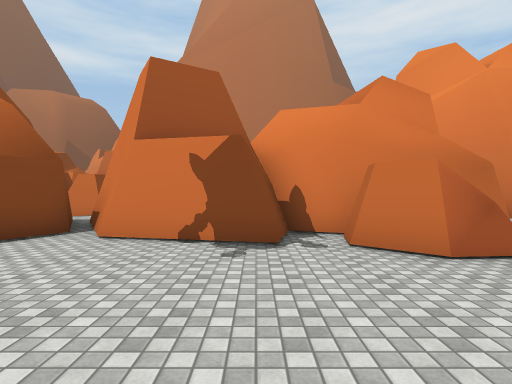
view 1 (above)

24 first-person views from a walk through a 3-D level made in the Unity game engine. The camera is 1.5 m above the floor, looks level and sees 80° across. The floor is counted in squares, 2 m on a side. Each view is taken from the middle of a square. On the plan, view 1 faces up. The plan holds only what a view shows up to about 10 squares ahead; the rest is blank. The place goes on beyond the plan. Some surface patterns are stand-ins.

view 2
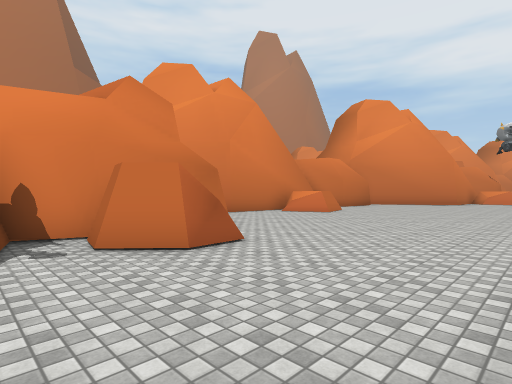

view 3
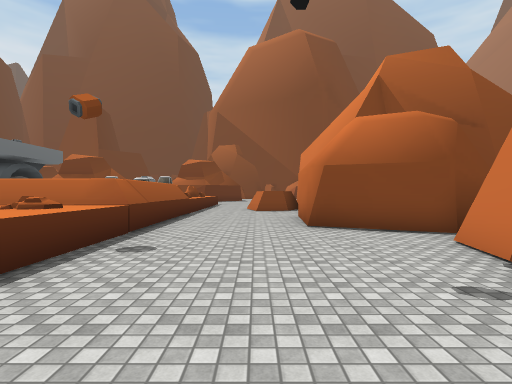

view 4
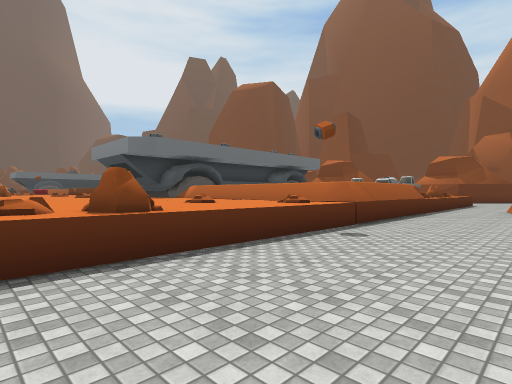

view 5
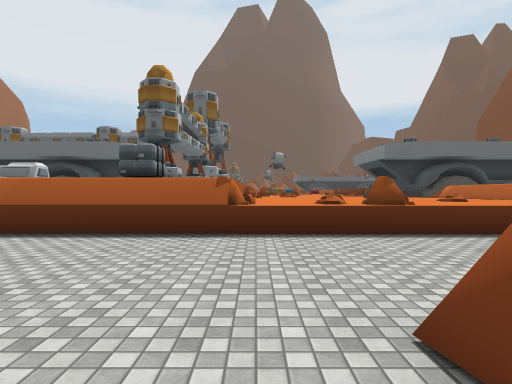

view 6
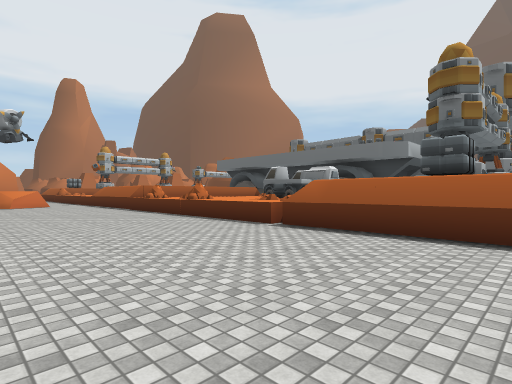

view 7
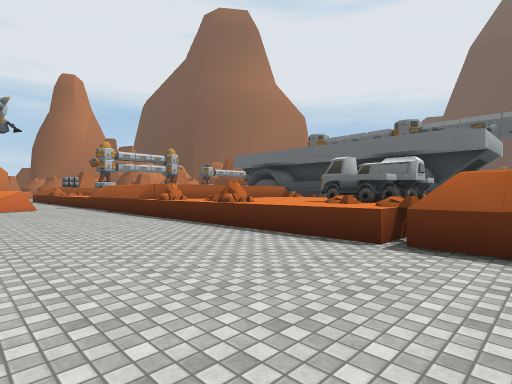

view 8
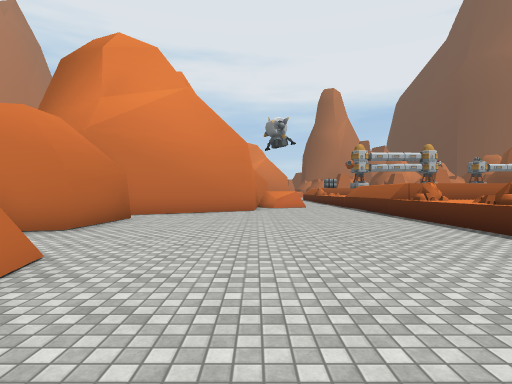

view 9
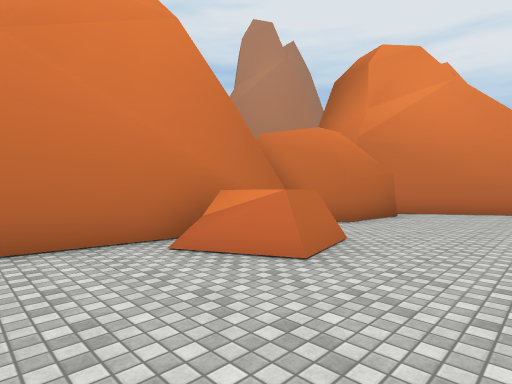

view 10
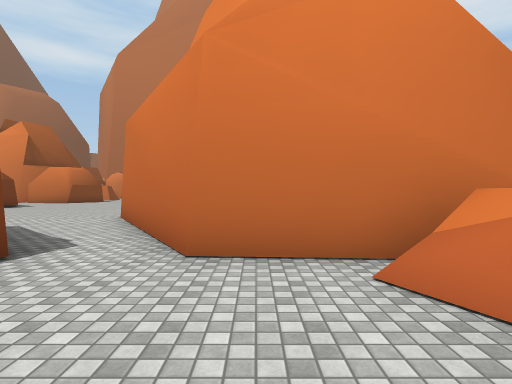

view 11
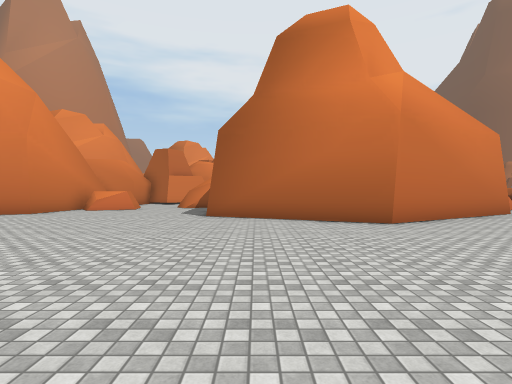

view 12
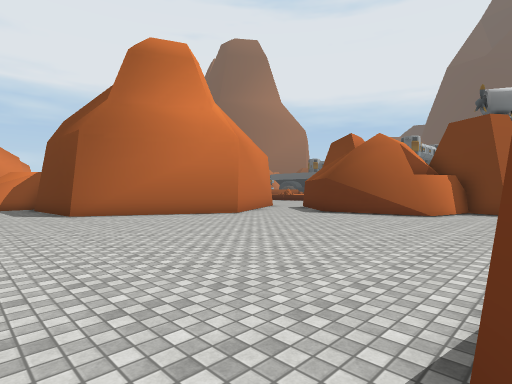

view 13
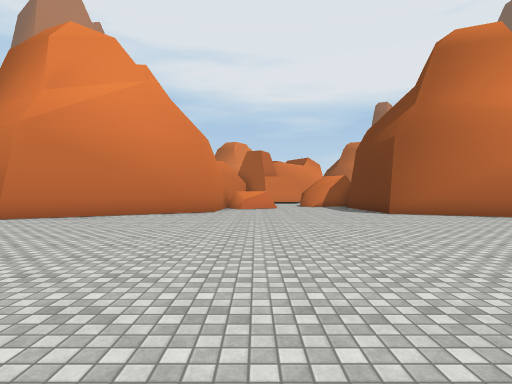

view 14
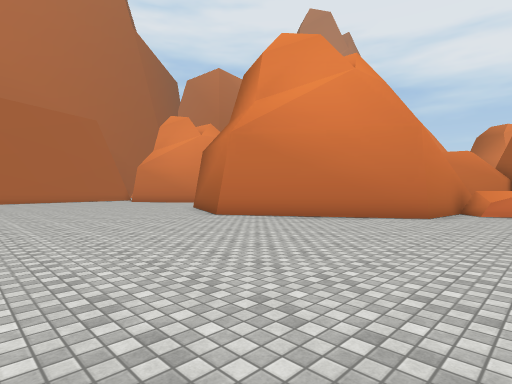

view 15
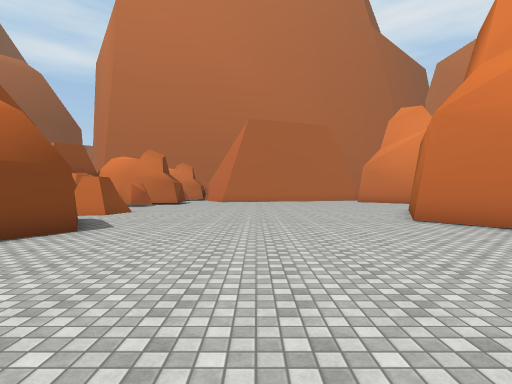

view 16
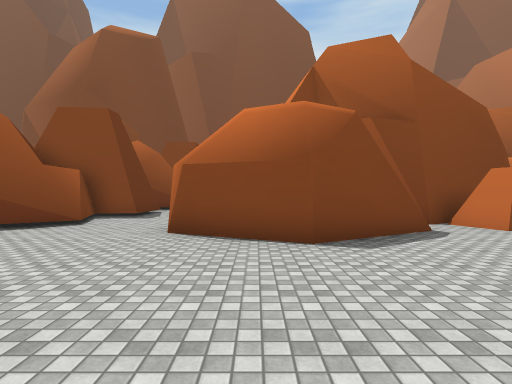

view 17
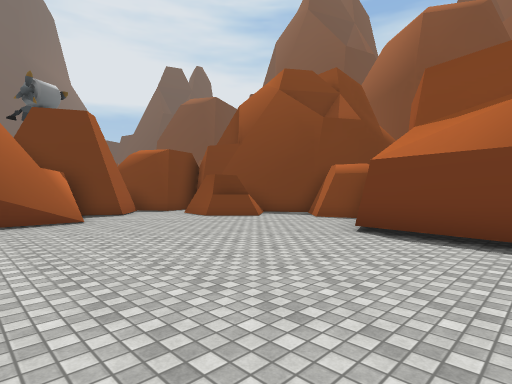

view 18
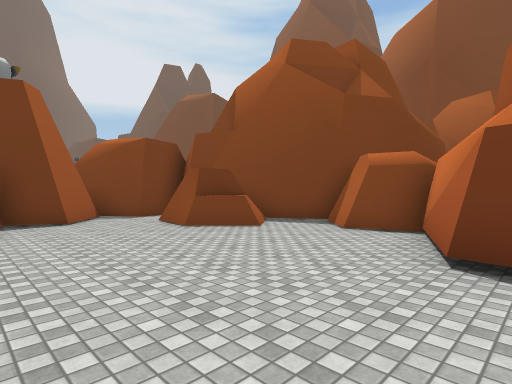

view 19
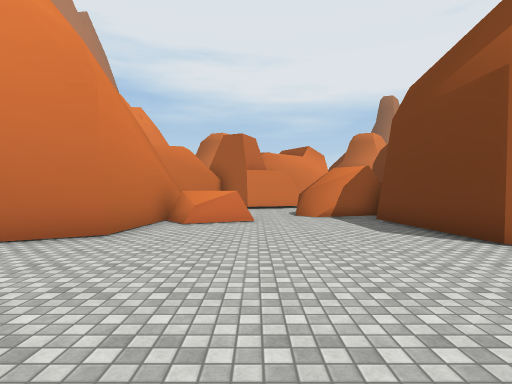

view 20
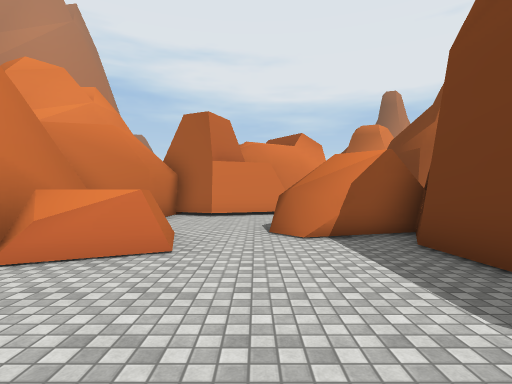

view 21
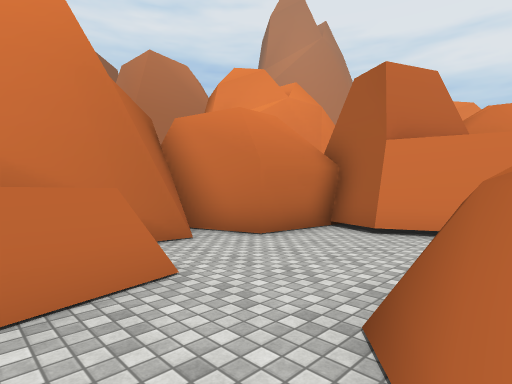

view 22
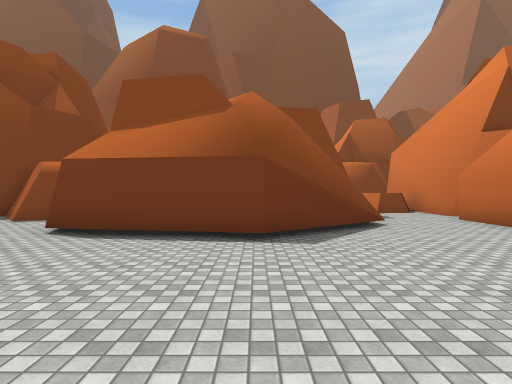

view 23
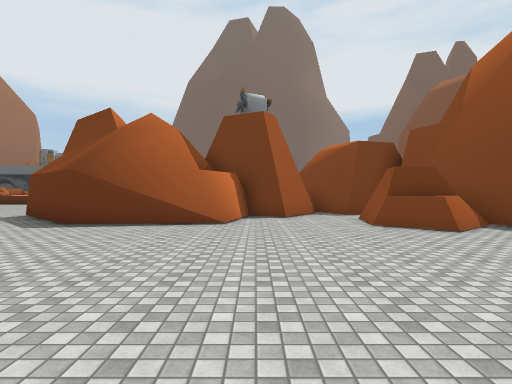

view 24
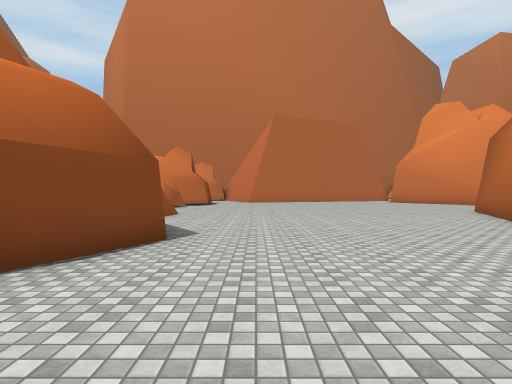

### Floor plan
Key: @ floor where view 1 was taken; # wall or solid block; . floor; / step, stairs or slope; = window, fence, low wall or low ledge; ^ raised ledge; O other object.
Columns run from 9 left of view 1 to 19 right of it. Each row starts with its distance up from view 1.
 33   ###..........#
 32   ###.........##
 31   ##..........#
 30    ##.........#
 29     ##........#
 28      #........##
 27     ##.........##
 26 #.###...........#     ##
 25 ................########
 24 ..................##...###
 23 #..................##....#
 22 ####.....................#
 21    ##....................#
 20     ##..............//#
 19     ##.............////
 18     #..........#######
 17     #..........#
 16   ###.........##
 15   #...........#
 14   #...........#
 13 ###...........#
 12  #==..........##
 11  ####...####...##
 10   ###...## ##...#
  9    #..#.#   ##..########
  8    ##.###    ##....#  .######
  7     ###        ...=##.......#
  6      ### #####..............#
  5      #.###.# ................
  4   ####.....##...............
  3  ............................
  2 .............................
  1 .............................
  0  ........@..................
 -1  ####^OO^^OOOO####^O^^OOOOO#
 -2      #O^^^ O^^      OO^^  ^#
 -3      #^^O^^^^^      #O^^^  #

Where each view was taken, in squares from view 1:
view 1: 0 up, 0 right, facing up
view 2: 0 up, 0 right, facing up-right
view 3: 2 up, 2 right, facing left
view 4: 3 up, 3 right, facing down-left
view 5: 5 up, 4 right, facing down
view 6: 5 up, 5 right, facing down-right
view 7: 4 up, 8 right, facing down-right
view 8: 4 up, 8 right, facing right
view 9: 4 up, 7 right, facing up-right
view 10: 5 up, 8 right, facing up
view 11: 17 up, 3 left, facing right
view 12: 21 up, 4 left, facing down-right
view 13: 23 up, 4 left, facing right
view 14: 22 up, 2 left, facing up-right
view 15: 22 up, 0 right, facing up
view 16: 27 up, 1 right, facing left
view 17: 19 up, 1 right, facing down-left
view 18: 17 up, 1 left, facing down-left
view 19: 22 up, 2 right, facing right
view 20: 21 up, 6 right, facing right
view 21: 20 up, 10 right, facing up-right
view 22: 20 up, 1 right, facing left
view 23: 18 up, 2 left, facing down
view 24: 23 up, 2 left, facing up
